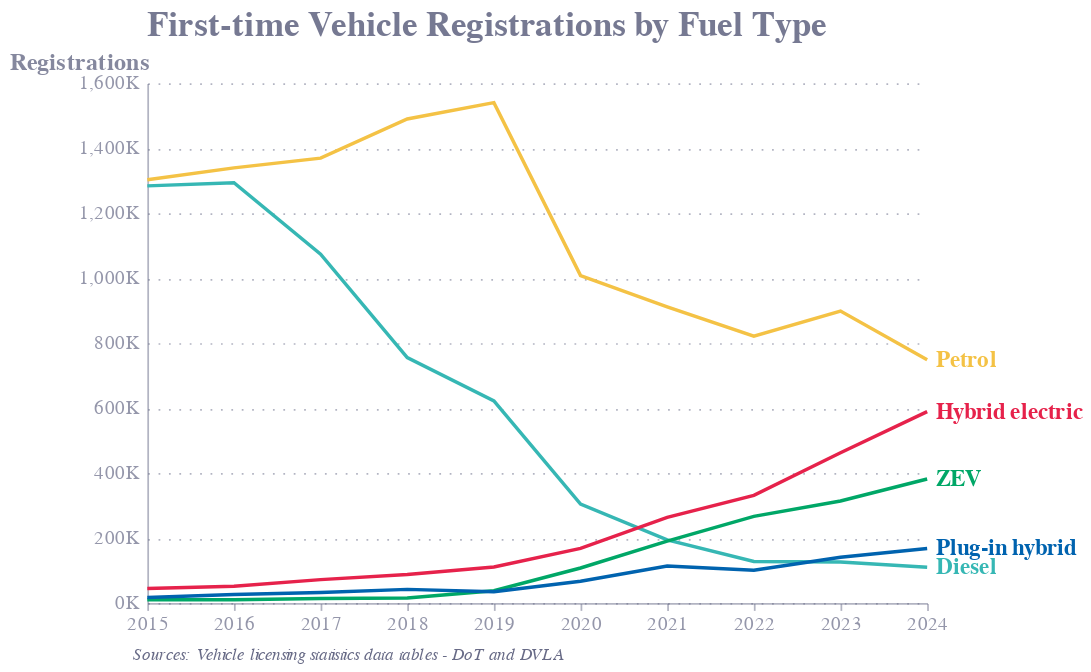

The code cell stored with this chart in its notebook:
### Code cell
# 2. Find last year for each Type
last_points = chart_df.loc[chart_df.groupby('Type')['Date'].idxmax()]

# 3. Build the line chart
line = alt.Chart(chart_df).mark_line().encode(
    x=alt.X('Date:N', axis=alt.Axis(title=''), scale=alt.Scale(padding=0)),
    y=alt.Y('Registrations', axis=alt.Axis(format=',.0f', 
                                           title='Registrations', 
                                           titleX=-80, 
                                           titleFontSize=14, 
                                           labelExpr='datum.label + "K"')),
    color=alt.Color('Type', legend=None)
)

# 4. Add text labels at the end
text = alt.Chart(last_points).mark_text(
    align='left',
    dx=5,
    fontWeight='bold',
    fontSize=13
).encode(
    x=alt.X('Date:N'),
    y=alt.Y('Registrations'),
    text='Type',
    color=alt.Color('Type', legend=None)
)

footnote = alt.Chart(pd.DataFrame({'text': [
    "Sources: Vehicle licensing statistics data tables - DoT and DVLA"
]})).mark_text(
    align='left',
    baseline='top',
    fontSize=10,
    fontStyle='italic',
    dy=175,
    x=-15
).encode(
    text='text'
)

# 5. Combine and display
chart = (line + text + footnote).properties(title= 'First-time Vehicle Registrations by Fuel Type', width=450).configure_title(
    fontSize=20  # Increase title font size here
)
chart

### Figure 1 — Vega-Lite specification as saved in the notebook (floating-point values rounded to 4 significant figures)
{"config": {"font": "Circular Std", "text": {"color": "#676A86", "align": "left", "baseline": "middle", "dx": 7, "dy": 0, "fontSize": 11}, "view": {"stroke": null, "continuousWidth": 400, "continuousHeight": 300, "discreteWidth": 400, "discreteHeight": 300}, "range": {"category": ["#36B7B4", "#E6224B", "#F4C245", "#0063AF", "#00A767", "#179FDB", "#EB5C2E"], "diverging": ["#E6224B", "#E54753", "#C9C9C9", "#179FDB", "#122B39"], "heatmap": ["#C9C9C9", "#179FDB", "#0063AF", "#122B39"], "ordinal": ["#00A767", "#36B7B4", "#179FDB", "#0063AF", "#243B5A"]}, "bar": {"color": "#179fdb"}, "line": {"color": "#e6224b"}, "rule": {"color": "#676A86"}, "area": {"opacity": 0.3}, "point": {"filled": true, "size": 80, "color": "#e6224b", "opacity": 0.95}, "geoshape": {"stroke": "white", "strokeWidth": 0.3}, "rect": {"fill": "#d6d4d4", "opacity": 0.3}, "axis": {"labelColor": "#676A86", "labelFontSize": 11, "labelFont": "Circular Std", "labelOpacity": 0.7, "tickColor": "#676A86", "tickOpacity": 0.5, "domainColor": "#676A86", "domainOpacity": 0.5, "gridColor": "#676A86", "gridDash": [2, 2], "gridOpacity": 0.5, "title": null, "titleColor": "#676A86", "titleOpacity": 0.8, "tickSize": 4}, "axisXDiscrete": {"grid": false, "labelAngle": 0, "tickCount": 10, "tickOpacity": 0.5, "title": null}, "axisYDiscrete": {"ticks": false, "labelPadding": 5}, "axisXTemporal": {"grid": false, "ticks": true}, "axisXQuantitative": {"grid": true}, "axisYQuantitative": {"gridColor": "#676A86", "gridDash": [1, 5], "gridOpacity": 0.5, "ticks": false, "labelPadding": 5, "tickCount": 8, "titleAngle": 0, "titleAlign": "left", "titleBaseline": "bottom", "titleX": 0, "titleY": -5}, "title": {"color": "#676A86E6", "subtitleColor": "#676A86", "font": "Circular Std", "subtitleFont": "Circular Std", "anchor": "start", "fontSize": 20, "subtitleFontSize": 12, "subtitlePadding": 4, "offset": 0, "frame": "group"}, "legend": {"titleColor": "#122b39", "title": null, "labelColor": "#122b39", "labelFontSize": 11}}, "layer": [{"data": {"name": "data-d95b12b018442aedf3da4df96cf58d81"}, "mark": {"type": "line"}, "encoding": {"color": {"field": "Type", "legend": null, "type": "nominal"}, "x": {"axis": {"title": ""}, "field": "Date", "scale": {"padding": 0}, "type": "nominal"}, "y": {"axis": {"format": ",.0f", "labelExpr": "datum.label + \"K\"", "title": "Registrations", "titleFontSize": 14, "titleX": -80}, "field": "Registrations", "type": "quantitative"}}}, {"data": {"name": "data-6ed8eb5b25f3d44d9f039f0419611da5"}, "mark": {"type": "text", "align": "left", "dx": 5, "fontSize": 13, "fontWeight": "bold"}, "encoding": {"color": {"field": "Type", "legend": null, "type": "nominal"}, "text": {"field": "Type", "type": "nominal"}, "x": {"field": "Date", "type": "nominal"}, "y": {"field": "Registrations", "type": "quantitative"}}}, {"data": {"name": "data-6db8fb4f45848cc53744ed4bb6a2bb1a"}, "mark": {"type": "text", "align": "left", "baseline": "top", "dy": 175, "fontSize": 10, "fontStyle": "italic", "x": -15}, "encoding": {"text": {"field": "text", "type": "nominal"}}}], "title": "First-time Vehicle Registrations by Fuel Type", "width": 450, "$schema": "https://vega.github.io/schema/vega-lite/v5.20.1.json", "datasets": {"data-d95b12b018442aedf3da4df96cf58d81": [{"Date": "2015", "Type": "Petrol", "Registrations": 1303.0}, {"Date": "2016", "Type": "Petrol", "Registrations": 1339.0}, {"Date": "2017", "Type": "Petrol", "Registrations": 1369.0}, {"Date": "2018", "Type": "Petrol", "Registrations": 1490.0}, {"Date": "2019", "Type": "Petrol", "Registrations": 1540.0}, {"Date": "2020", "Type": "Petrol", "Registrations": 1008.0}, {"Date": "2021", "Type": "Petrol", "Registrations": 911.7}, {"Date": "2022", "Type": "Petrol", "Registrations": 821.3}, {"Date": "2023", "Type": "Petrol", "Registrations": 898.8}, {"Date": "2024", "Type": "Petrol", "Registrations": 749.2}, {"Date": "2015", "Type": "Diesel", "Registrations": 1284.0}, {"Date": "2016", "Type": "Diesel", "Registrations": 1294.0}, {"Date": "2017", "Type": "Diesel", "Registrations": 1074.0}, {"Date": "2018", "Type": "Diesel", "Registrations": 755.6}, {"Date": "2019", "Type": "Diesel", "Registrations": 622.1}, {"Date": "2020", "Type": "Diesel", "Registrations": 304.4}, {"Date": "2021", "Type": "Diesel", "Registrations": 194.7}, {"Date": "2022", "Type": "Diesel", "Registrations": 127.9}, {"Date": "2023", "Type": "Diesel", "Registrations": 126.2}, {"Date": "2024", "Type": "Diesel", "Registrations": 110.5}, {"Date": "2015", "Type": "ZEV", "Registrations": 10.1}, {"Date": "2016", "Type": "ZEV", "Registrations": 10.45}, {"Date": "2017", "Type": "ZEV", "Registrations": 13.95}, {"Date": "2018", "Type": "ZEV", "Registrations": 15.79}, {"Date": "2019", "Type": "ZEV", "Registrations": 38.09}, {"Date": "2020", "Type": "ZEV", "Registrations": 108.0}, {"Date": "2021", "Type": "ZEV", "Registrations": 190.4}, {"Date": "2022", "Type": "ZEV", "Registrations": 266.9}, {"Date": "2023", "Type": "ZEV", "Registrations": 314.2}, {"Date": "2024", "Type": "ZEV", "Registrations": 381.9}, {"Date": "2015", "Type": "Hybrid electric", "Registrations": 44.68}, {"Date": "2016", "Type": "Hybrid electric", "Registrations": 51.7}, {"Date": "2017", "Type": "Hybrid electric", "Registrations": 72.26}, {"Date": "2018", "Type": "Hybrid electric", "Registrations": 88.25}, {"Date": "2019", "Type": "Hybrid electric", "Registrations": 111.0}, {"Date": "2020", "Type": "Hybrid electric", "Registrations": 168.2}, {"Date": "2021", "Type": "Hybrid electric", "Registrations": 263.8}, {"Date": "2022", "Type": "Hybrid electric", "Registrations": 331.4}, {"Date": "2023", "Type": "Hybrid electric", "Registrations": 462.8}, {"Date": "2024", "Type": "Hybrid electric", "Registrations": 589.1}, {"Date": "2015", "Type": "Plug-in hybrid", "Registrations": 17.45}, {"Date": "2016", "Type": "Plug-in hybrid", "Registrations": 26.61}, {"Date": "2017", "Type": "Plug-in hybrid", "Registrations": 32.72}, {"Date": "2018", "Type": "Plug-in hybrid", "Registrations": 42.19}, {"Date": "2019", "Type": "Plug-in hybrid", "Registrations": 35.03}, {"Date": "2020", "Type": "Plug-in hybrid", "Registrations": 67.06}, {"Date": "2021", "Type": "Plug-in hybrid", "Registrations": 114.2}, {"Date": "2022", "Type": "Plug-in hybrid", "Registrations": 100.8}, {"Date": "2023", "Type": "Plug-in hybrid", "Registrations": 141.0}, {"Date": "2024", "Type": "Plug-in hybrid", "Registrations": 168.0}], "data-6ed8eb5b25f3d44d9f039f0419611da5": [{"Date": "2024", "Type": "Diesel", "Registrations": 110.5}, {"Date": "2024", "Type": "Hybrid electric", "Registrations": 589.1}, {"Date": "2024", "Type": "Petrol", "Registrations": 749.2}, {"Date": "2024", "Type": "Plug-in hybrid", "Registrations": 168.0}, {"Date": "2024", "Type": "ZEV", "Registrations": 381.9}], "data-6db8fb4f45848cc53744ed4bb6a2bb1a": [{"text": "Sources: Vehicle licensing statistics data tables - DoT and DVLA"}]}}
